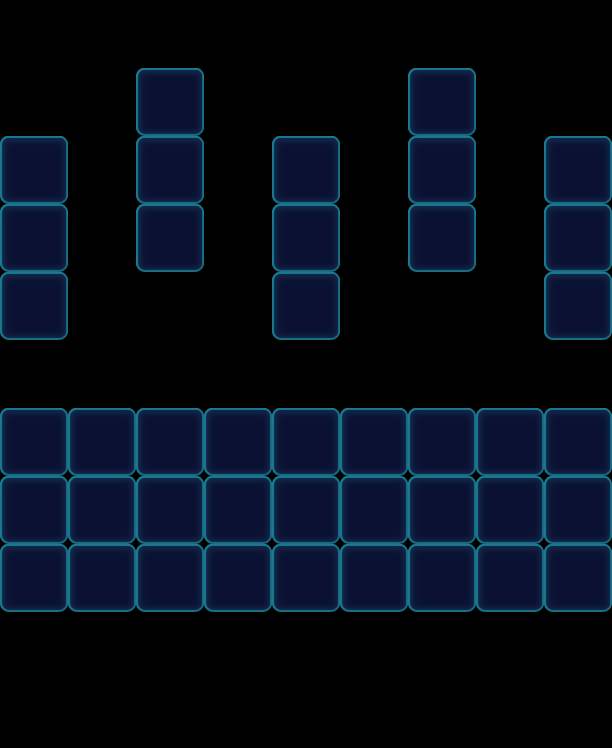

Tiled map render using the project's own tile images. Description and the map definition, with tile-layer contents summarised, below:
An orthogonal 9x11 tile map with 68x68 px tiles, 1 tile layer (Valid), 2 tilesets and 71 objects (42x Monster, 15x Floor, 14x Factory_Normal).

<map version="1.0" orientation="orthogonal" width="9" height="11" tilewidth="68" tileheight="68">
 <tileset firstgid="1" name="game_grid1" tilewidth="68" tileheight="68">
  <image source="game_grid1.png" width="68" height="68" />
 </tileset>
 <tileset firstgid="2" name="map" tilewidth="68" tileheight="68">
  <image source="map.png" width="1024" height="1024" />
 </tileset>
 <layer name="Valid" width="9" height="11">
  <data>[99 cells, 42 non-empty, 1 distinct tile ids]</data>
 </layer>
 <objectgroup name="BottomObj" width="9" height="11">
  <object name="6546" type="Floor" gid="32" x="0" y="204">
   <properties>
    <property name="Layers" value="1" />
   </properties>
  </object>
  <object name="6546" type="Floor" gid="32" x="0" y="272">
   <properties>
    <property name="Layers" value="1" />
   </properties>
  </object>
  <object name="6546" type="Floor" gid="32" x="0" y="340">
   <properties>
    <property name="Layers" value="1" />
   </properties>
  </object>
  <object name="6546" type="Floor" gid="32" x="136" y="136">
   <properties>
    <property name="Layers" value="1" />
   </properties>
  </object>
  <object name="6546" type="Floor" gid="32" x="136" y="204">
   <properties>
    <property name="Layers" value="1" />
   </properties>
  </object>
  <object name="6546" type="Floor" gid="32" x="136" y="272">
   <properties>
    <property name="Layers" value="1" />
   </properties>
  </object>
  <object name="6546" type="Floor" gid="32" x="272" y="204">
   <properties>
    <property name="Layers" value="1" />
   </properties>
  </object>
  <object name="6546" type="Floor" gid="32" x="272" y="272">
   <properties>
    <property name="Layers" value="1" />
   </properties>
  </object>
  <object name="6546" type="Floor" gid="32" x="272" y="340">
   <properties>
    <property name="Layers" value="1" />
   </properties>
  </object>
  <object name="6546" type="Floor" gid="32" x="408" y="136">
   <properties>
    <property name="Layers" value="1" />
   </properties>
  </object>
  <object name="6546" type="Floor" gid="32" x="408" y="204">
   <properties>
    <property name="Layers" value="1" />
   </properties>
  </object>
  <object name="6546" type="Floor" gid="32" x="408" y="272">
   <properties>
    <property name="Layers" value="1" />
   </properties>
  </object>
  <object name="6546" type="Floor" gid="32" x="544" y="204">
   <properties>
    <property name="Layers" value="1" />
   </properties>
  </object>
  <object name="6546" type="Floor" gid="32" x="544" y="272">
   <properties>
    <property name="Layers" value="1" />
   </properties>
  </object>
  <object name="6546" type="Floor" gid="32" x="544" y="340">
   <properties>
    <property name="Layers" value="1" />
   </properties>
  </object>
 </objectgroup>
 <objectgroup name="MiddleObj" width="9" height="11">
  <object type="Monster" gid="19" x="476" y="612">
   <properties>
    <property name="Color" value="Yellow" />
   </properties>
  </object>
  <object type="Monster" gid="3" x="476" y="544">
   <properties>
    <property name="Color" value="Green" />
   </properties>
  </object>
  <object type="Monster" gid="2" x="408" y="544">
   <properties>
    <property name="Color" value="Blue" />
   </properties>
  </object>
  <object type="Monster" gid="2" x="0" y="544">
   <properties>
    <property name="Color" value="Blue" />
   </properties>
  </object>
  <object type="Monster" gid="2" x="272" y="476">
   <properties>
    <property name="Color" value="Blue" />
   </properties>
  </object>
  <object type="Monster" gid="3" x="68" y="544">
   <properties>
    <property name="Color" value="Green" />
   </properties>
  </object>
  <object type="Monster" gid="2" x="476" y="476">
   <properties>
    <property name="Color" value="Blue" />
   </properties>
  </object>
  <object type="Monster" gid="3" x="408" y="476">
   <properties>
    <property name="Color" value="Green" />
   </properties>
  </object>
  <object type="Monster" gid="19" x="340" y="476">
   <properties>
    <property name="Color" value="Yellow" />
   </properties>
  </object>
  <object type="Monster" gid="19" x="0" y="612">
   <properties>
    <property name="Color" value="Yellow" />
   </properties>
  </object>
  <object type="Monster" gid="3" x="136" y="612">
   <properties>
    <property name="Color" value="Green" />
   </properties>
  </object>
  <object type="Monster" gid="3" x="272" y="544">
   <properties>
    <property name="Color" value="Green" />
   </properties>
  </object>
  <object type="Monster" gid="19" x="340" y="544">
   <properties>
    <property name="Color" value="Yellow" />
   </properties>
  </object>
  <object type="Monster" gid="2" x="68" y="476">
   <properties>
    <property name="Color" value="Blue" />
   </properties>
  </object>
  <object type="Monster" gid="2" x="272" y="612">
   <properties>
    <property name="Color" value="Blue" />
   </properties>
  </object>
  <object type="Monster" gid="3" x="544" y="612">
   <properties>
    <property name="Color" value="Green" />
   </properties>
  </object>
  <object type="Monster" gid="19" x="204" y="476">
   <properties>
    <property name="Color" value="Yellow" />
   </properties>
  </object>
  <object type="Monster" gid="3" x="0" y="476">
   <properties>
    <property name="Color" value="Green" />
   </properties>
  </object>
  <object type="Monster" gid="2" x="340" y="612">
   <properties>
    <property name="Color" value="Blue" />
   </properties>
  </object>
  <object type="Monster" gid="3" x="136" y="476">
   <properties>
    <property name="Color" value="Green" />
   </properties>
  </object>
  <object type="Monster" gid="19" x="544" y="544">
   <properties>
    <property name="Color" value="Yellow" />
   </properties>
  </object>
  <object type="Monster" gid="2" x="204" y="544">
   <properties>
    <property name="Color" value="Blue" />
   </properties>
  </object>
  <object type="Monster" gid="19" x="68" y="612">
   <properties>
    <property name="Color" value="Yellow" />
   </properties>
  </object>
  <object type="Monster" gid="2" x="136" y="544">
   <properties>
    <property name="Color" value="Blue" />
   </properties>
  </object>
  <object type="Monster" gid="3" x="544" y="476">
   <properties>
    <property name="Color" value="Green" />
   </properties>
  </object>
  <object type="Monster" gid="3" x="408" y="612">
   <properties>
    <property name="Color" value="Green" />
   </properties>
  </object>
  <object type="Monster" gid="19" x="204" y="612">
   <properties>
    <property name="Color" value="Yellow" />
   </properties>
  </object>
  <object type="Monster" gid="3" x="136" y="204">
   <properties>
    <property name="Color" value="Green" />
   </properties>
  </object>
  <object type="Monster" gid="2" x="544" y="340">
   <properties>
    <property name="Color" value="Blue" />
   </properties>
  </object>
  <object type="Monster" gid="3" x="408" y="272">
   <properties>
    <property name="Color" value="Green" />
   </properties>
  </object>
  <object type="Monster" gid="19" x="544" y="272">
   <properties>
    <property name="Color" value="Yellow" />
   </properties>
  </object>
  <object type="Monster" gid="19" x="272" y="204">
   <properties>
    <property name="Color" value="Yellow" />
   </properties>
  </object>
  <object type="Monster" gid="3" x="544" y="204">
   <properties>
    <property name="Color" value="Green" />
   </properties>
  </object>
  <object type="Monster" gid="2" x="0" y="204">
   <properties>
    <property name="Color" value="Blue" />
   </properties>
  </object>
  <object type="Monster" gid="19" x="272" y="340">
   <properties>
    <property name="Color" value="Yellow" />
   </properties>
  </object>
  </objectgroup>
 <objectgroup color="#000000" name="TopObj" width="9" height="11">
  <!-- 14 objects omitted --></objectgroup>
</map>
<!-- 21 of 71 objects omitted -->
